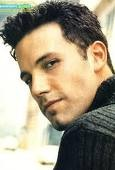
#> input picture trialopencv/Resources/Faces/train/BenAfflek/1.jpg, 115 x 170 px, found by its file name; its folder holds only this picture in this run
$ python faces_train.py
#> lines starting #> are read from the running program, lines starting #| are printed output that depends on the picture
import os
import cv2 as cv
import numpy as np

people = ['BenAfflek', 'EltonJohn', 'JerrySeinfield', 'Madonna', 'MindyKaling']
DIR = '/Users/aaditya/dev/learning /trialopencv/Resources/Faces/train/'
haar_cascade = cv.CascadeClassifier('/Users/aaditya/dev/learning /trialopencv/Faces/haar_face.xml')

features = []
labels = []

def create_train():
    for folder in people:
        path = os.path.join(DIR, folder)
        label = people.index(folder)

        for img in os.listdir(path):
            img_path = os.path.join(path, img)

            img_array = cv.imread(img_path)
#> img_array is the input picture: shape (170, 115, 3); mean B, G, R 130.9, 151.7, 161.1
            if img_array is None:
                continue  # Skip if image not read properly

            gray = cv.cvtColor(img_array, cv.COLOR_BGR2GRAY)
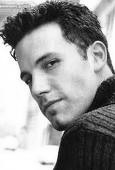
#> gray: shape (170, 115); min 0, max 255, mean 152.2


            faces_rect = haar_cascade.detectMultiScale(gray, scaleFactor=1.1, minNeighbors=1)
#> faces_rect = [[14, 26, 96, 96]]

            for (x, y, w, h) in faces_rect:
                # We take the region of interest and append it to features
                faces_roi = gray[y:y+h, x:x+w]
                features.append(faces_roi)
                labels.append(label)
#> this loop made 1 pass
#> pass 1, in create_train, `faces_roi = gray[y:y+h, x:x+w]`:
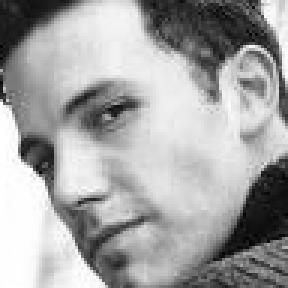
#> faces_roi: shape (96, 96) (shown 3 times larger); min 2, max 255, mean 164
#> after the loop, features = 1 item; labels = [0]
#> pass 2 of the loop in create_train, `for folder in people:`:
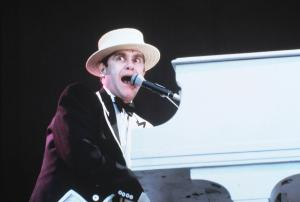
#> input picture trialopencv/Resources/Faces/train/EltonJohn/1.jpg, 300 x 202 px, found by its file name
#> in create_train, img_array is the input picture: shape (202, 300, 3); mean B, G, R 113.5, 107.3, 104.2
#> in create_train, `gray = cv.cvtColor(img_array, cv.COLOR_BGR2GRAY)`:
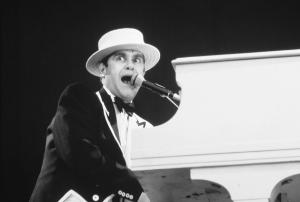
#> gray: shape (202, 300); min 9, max 255, mean 107.1
#> faces_rect = [[94, 30, 67, 67]]
#> the loop in create_train, `for (x, y, w, h) in faces_rect:` made 1 pass
#> pass 1, in create_train, `faces_roi = gray[y:y+h, x:x+w]`:
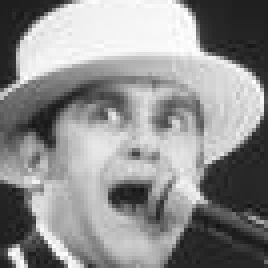
#> faces_roi: shape (67, 67) (shown 4 times larger); min 17, max 255, mean 142.5
#> after the loop in create_train, `for (x, y, w, h) in faces_rect:`: features = 2 items; labels = [0, 1]

# creating a training data set
#> (the run stopped early here; a loop or call above may not have finished)
